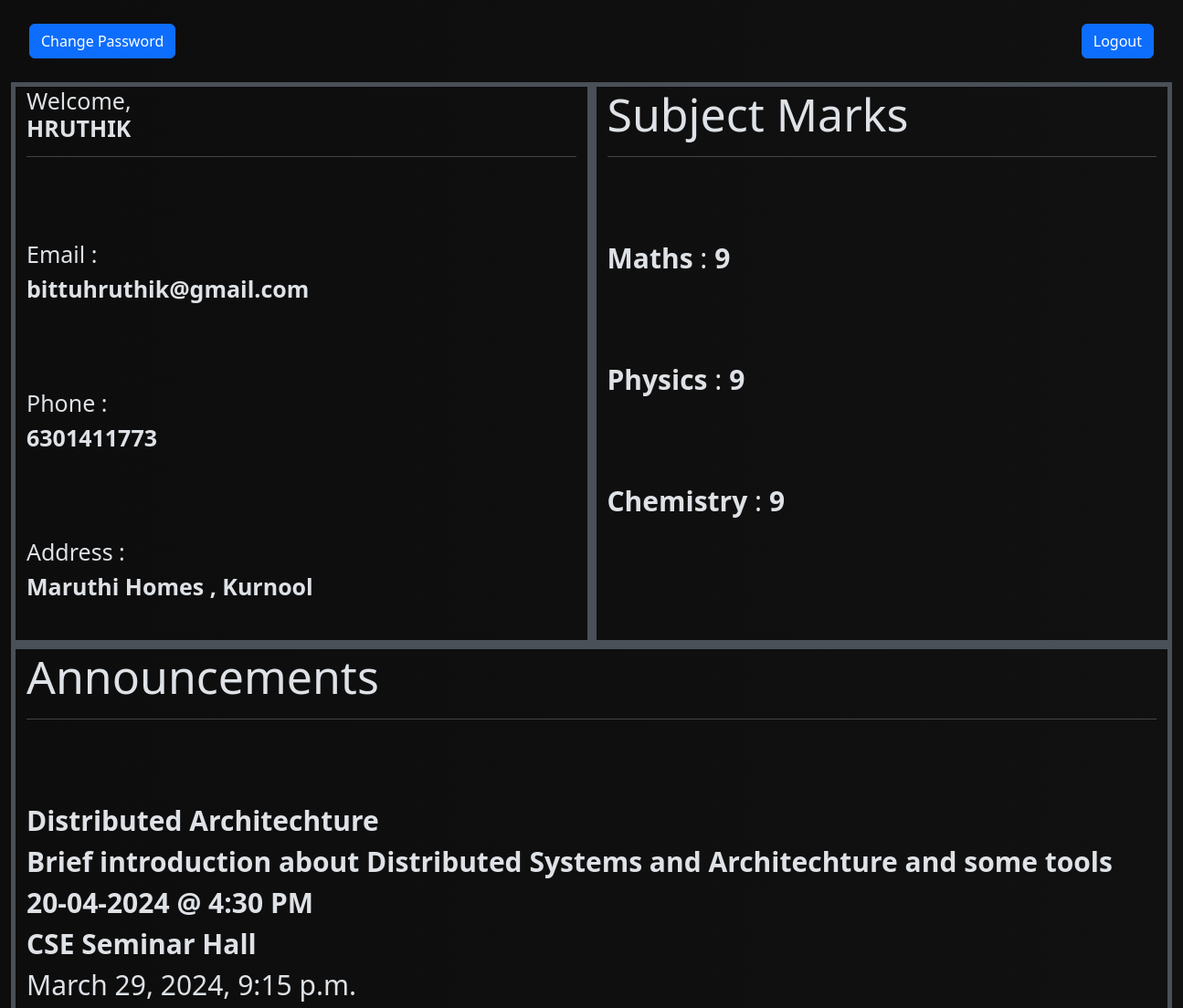
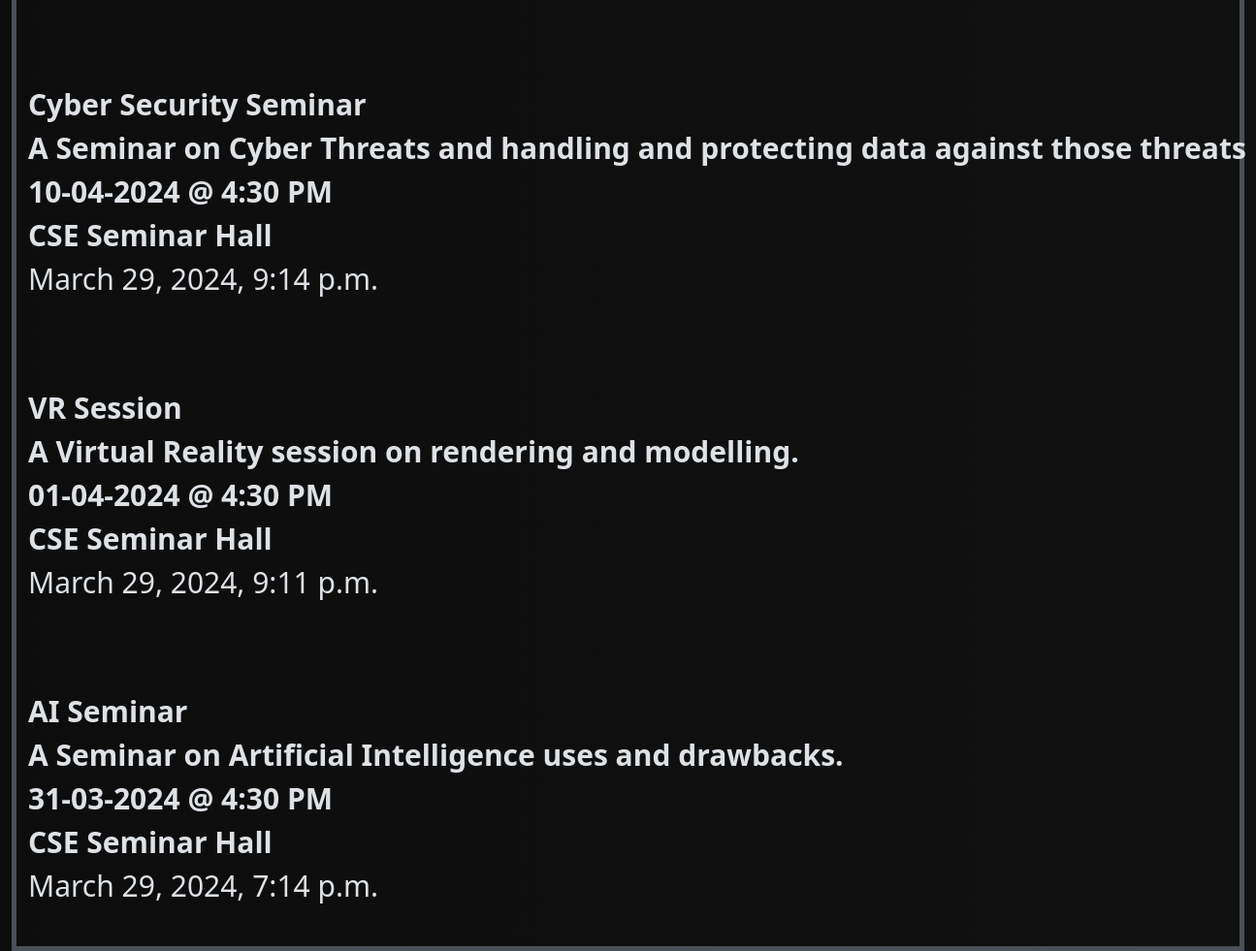
The app's page /mainApp/studentHome (signed in) with its own data (2 pictures, top to bottom).
### mainApp/models.py (models this page shows, shortened)
class Student(models.Model):
    id=models.AutoField(primary_key=True)
    name = models.CharField(max_length=100)
    email = models.EmailField()
    password = models.CharField(max_length=100)
    phone = models.CharField(max_length=100)
    address = models.TextField()

class Marks(models.Model):
    id=models.AutoField(primary_key=True)
    student = models.ForeignKey(Student, on_delete=models.CASCADE)
    marks1 = models.IntegerField()
    marks2 = models.IntegerField()
    marks3 = models.IntegerField()

class Announcements(models.Model):
    id=models.AutoField(primary_key=True)
    title = models.CharField(max_length=100)
    description = models.TextField()
    date = models.DateTimeField()
    class Meta:
        ordering = ['-date']

### mainApp/views.py (the view, shortened to what this page needs)
# urls.py: path('studentHome',views.studentHome,name='studentHome'),
def studentHome(request):
    if request.session.has_key('studentEmail'):
        student = Student.objects.get(email=request.session['studentEmail'])
        try:
            marks = Marks.objects.get(student=student)
        except Marks.DoesNotExist:
            marks = Marks(student=student,marks1=0,marks2=0,marks3=0)
        announcements = Announcements.objects.all()
        return render(request, 'mainApp/studentHome.html',{'student':student,'marks':marks,'announcements':announcements})
    elif request.session.has_key('adminEmail'):
        return redirect('adminHome')
    else:
        return redirect('studentLogin')

### templates/mainApp/studentHome.html (shortened to what this page needs)
<!DOCTYPE html>
<html lang="en" data-bs-theme="dark">
    <head>
        <link
            href="https://cdn.jsdelivr.net/npm/bootstrap@5.3.3/dist/css/bootstrap.min.css"
            rel="stylesheet"
        />
    </head>
    <body
        class="container-fluid d-flex justify-content-center align-items-baseline vh-100 gradient-0"
    >
        <div
            class="container-fluid d-flex flex-column justify-content-center h-100"
        >
            <div class="position-relative">
                <a
                    class="btn btn-primary position-absolute end-5 m-2"
                    href="changepassword"
                    >Change Password</a
                >
                <a
                    class="btn btn-primary position-absolute end-0 m-2"
                    href="logout"
                    >Logout</a
                >
            </div>
            <br />
            <div class="row mt-5 h-100">
                <div class="col border border-5">
                    <h1 style="font-size: 25px">
                        Welcome, <br /><strong>{{ student.name }}</strong>
                    </h1>
                    <hr />
                    <br />
                    <p style="font-size: 25px" class="mt-5">
                        Email : <br /><strong>{{student.email}}</strong>
                    </p>
                    <br />
                    <p style="font-size: 25px" class="mt-5">
                        Phone : <br /><strong>{{student.phone}}</strong>
                    </p>
                    <br />
                    <p style="font-size: 25px" class="mt-5">
                        Address : <br /><strong>{{student.address}}</strong>
                    </p>
                    <br />
                </div>
                <div class="col border border-5">
                    <h1 style="font-size: 50px">Subject Marks</h1>
                    <hr />
                    <br />
                    <p style="font-size: 30px" class="mt-5">
                        <strong>Maths </strong> :
                        <strong>{{marks.marks1}}</strong>
                    </p>
                    <br />
                    <p style="font-size: 30px" class="mt-5">
                        <strong>Physics </strong> :
                        <strong>{{marks.marks2}}</strong>
                    </p>
                    <br />
                    <p style="font-size: 30px" class="mt-5">
                        <strong>Chemistry </strong> :
                        <strong>{{marks.marks3}}</strong>
                    </p>
                    <br />
                </div>
                <div class="col border border-5">
                    <h1 style="font-size: 50px">Announcements</h1>
                    <hr />
                    <br />
                    {% for a in announcements %}
                    <p style="font-size: 30px" class="mt-5">
                        <strong>{{a.title}}</strong> <br />
                        <strong
                            ><span style="white-space: pre"
                                >{{a.description}}</span
                            ></strong
                        >
                        <br />
                        {{a.date}}
                    </p>
                    <br />
                    {% endfor %}
                </div>
            </div>
        </div>
        <br />
        <br />
    </body>
</html>

### templates/mainApp/studentHome.html (style rules this page uses)
.gradient-0 { background: #0d0d0d; background: -webkit-linear-gradient( to right, rgba(13, 13, 13, 1), rgba(17, 17, 17, 1) ); background: linear-gradient( to right, rgba(13, 13, 13, 1), rgba(17, 17, 17, 1) ); }

### records on screen
Student: name "HRUTHIK", email "bittuhruthik@gmail.com", phone "6301411773", address "Maruthi Homes , Kurnool"
Marks: marks1 "9", marks2 "9", marks3 "9"
Announcements: title "Distributed Architechture", description "Brief introduction about Distributed Systems and Architechture and some tools 20-04-2024 @ 4:30 PM CSE Seminar Hall", date "March 29, 2024, 9:15 p.m."
Announcements: title "Cyber Security Seminar", description "A Seminar on Cyber Threats and handling and protecting data against those threats 10-04-2024 @ 4:30 PM CSE Seminar Hall", date "March 29, 2024, 9:14 p.m."
Announcements: title "VR Session", description "A Virtual Reality session on rendering and modelling. 01-04-2024 @ 4:30 PM CSE Seminar Hall", date "March 29, 2024, 9:11 p.m."
Announcements: title "AI Seminar", description "A Seminar on Artificial Intelligence uses and drawbacks. 31-03-2024 @ 4:30 PM CSE Seminar Hall", date "March 29, 2024, 7:14 p.m."
